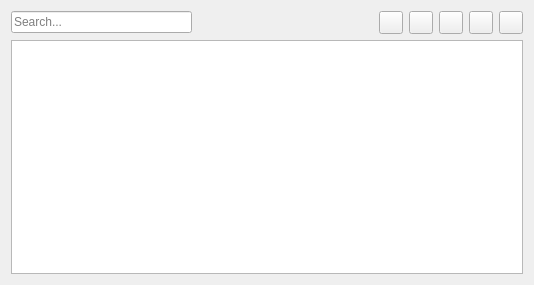
<?xml version="1.0" encoding="UTF-8"?>
<ui version="4.0">
 <class>Systemus::StandardUserInterface</class>
 <widget class="QWidget" name="Systemus::StandardUserInterface">
  <property name="geometry">
   <rect>
    <x>0</x>
    <y>0</y>
    <width>534</width>
    <height>285</height>
   </rect>
  </property>
  <property name="windowTitle">
   <string>Interface</string>
  </property>
  <layout class="QVBoxLayout" name="verticalLayout">
   <item>
    <layout class="QHBoxLayout" name="horizontalLayout">
     <item>
      <widget class="QLineEdit" name="searchInput">
       <property name="placeholderText">
        <string>Search...</string>
       </property>
      </widget>
     </item>
     <item>
      <spacer name="horizontalSpacer">
       <property name="orientation">
        <enum>Qt::Horizontal</enum>
       </property>
       <property name="sizeHint" stdset="0">
        <size>
         <width>40</width>
         <height>20</height>
        </size>
       </property>
      </spacer>
     </item>
     <item>
      <widget class="QToolButton" name="refreshButton">
       <property name="icon">
        <iconset resource="../resources/systemus_widgets_res.qrc">
         <normaloff>:/systemus/icons/action_refresh.png</normaloff>:/systemus/icons/action_refresh.png</iconset>
       </property>
      </widget>
     </item>
     <item>
      <widget class="QToolButton" name="addButton">
       <property name="icon">
        <iconset resource="../resources/systemus_widgets_res.qrc">
         <normaloff>:/systemus/icons/action_add.png</normaloff>:/systemus/icons/action_add.png</iconset>
       </property>
      </widget>
     </item>
     <item>
      <widget class="QToolButton" name="editButton">
       <property name="icon">
        <iconset resource="../resources/systemus_widgets_res.qrc">
         <normaloff>:/systemus/icons/action_edit.png</normaloff>:/systemus/icons/action_edit.png</iconset>
       </property>
      </widget>
     </item>
     <item>
      <widget class="QToolButton" name="deleteButton">
       <property name="icon">
        <iconset resource="../resources/systemus_widgets_res.qrc">
         <normaloff>:/systemus/icons/action_delete.png</normaloff>:/systemus/icons/action_delete.png</iconset>
       </property>
      </widget>
     </item>
     <item>
      <widget class="QToolButton" name="printButton">
       <property name="icon">
        <iconset resource="../resources/systemus_widgets_res.qrc">
         <normaloff>:/systemus/icons/action_print.png</normaloff>:/systemus/icons/action_print.png</iconset>
       </property>
      </widget>
     </item>
    </layout>
   </item>
   <item>
    <widget class="TableView" name="tableView">
     <property name="editTriggers">
      <set>QAbstractItemView::NoEditTriggers</set>
     </property>
     <property name="selectionBehavior">
      <enum>QAbstractItemView::SelectRows</enum>
     </property>
    </widget>
   </item>
  </layout>
  <action name="actionSearchQuery">
   <property name="icon">
    <iconset resource="../resources/systemus_widgets_res.qrc">
     <normaloff>:/systemus/icons/search_icon.png</normaloff>:/systemus/icons/search_icon.png</iconset>
   </property>
   <property name="text">
    <string>Query</string>
   </property>
   <property name="menuRole">
    <enum>QAction::NoRole</enum>
   </property>
  </action>
  <action name="actionSearch">
   <property name="icon">
    <iconset resource="../resources/systemus_widgets_res.qrc">
     <normaloff>:/systemus/icons/search_go.png</normaloff>:/systemus/icons/search_go.png</iconset>
   </property>
   <property name="text">
    <string>Search</string>
   </property>
   <property name="menuRole">
    <enum>QAction::NoRole</enum>
   </property>
  </action>
 </widget>
 <customwidgets>
  <customwidget>
   <class>TableView</class>
   <extends>QTableView</extends>
   <header location="global">SystemusWidgets/tableview.h</header>
  </customwidget>
 </customwidgets>
 <resources>
  <include location="../resources/systemus_widgets_res.qrc"/>
 </resources>
 <connections>
  <connection>
   <sender>searchInput</sender>
   <signal>returnPressed()</signal>
   <receiver>actionSearch</receiver>
   <slot>trigger()</slot>
   <hints>
    <hint type="sourcelabel">
     <x>99</x>
     <y>22</y>
    </hint>
    <hint type="destinationlabel">
     <x>-1</x>
     <y>-1</y>
    </hint>
   </hints>
  </connection>
 </connections>
</ui>
